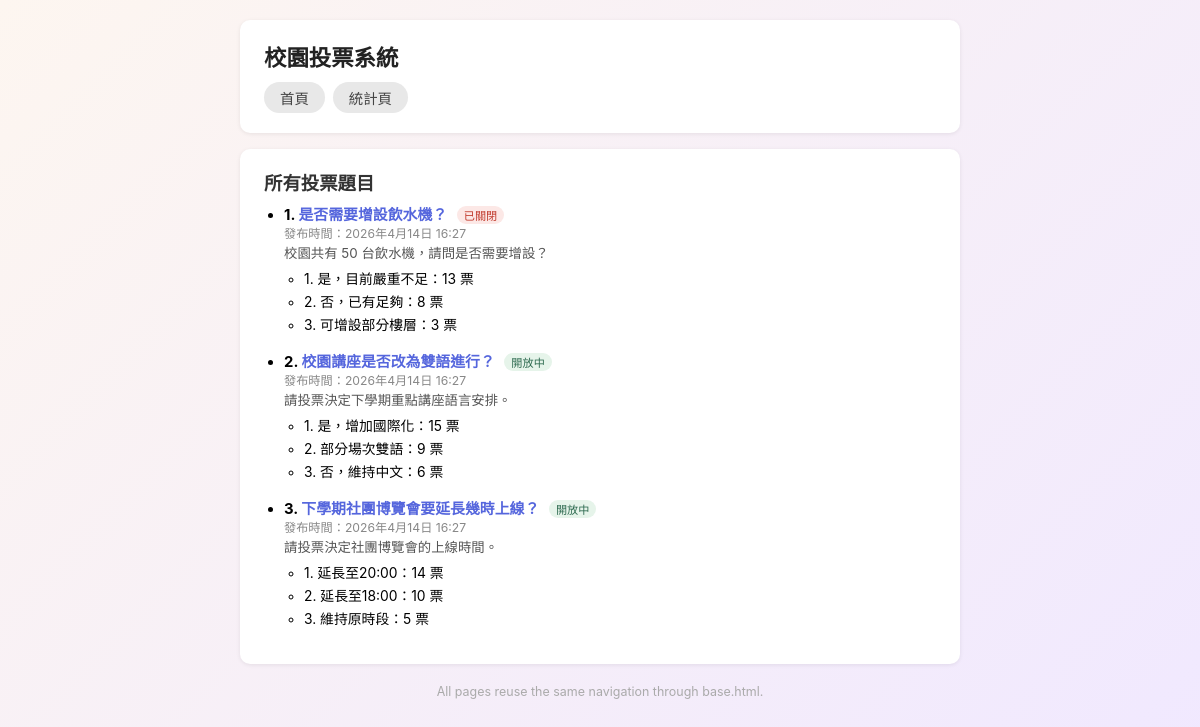
The page / on the database its author committed.
### polls/models.py (models this page shows, shortened)
class Question(models.Model):
    title = models.CharField(max_length=200, verbose_name='題目標題')
    pub_date = models.DateTimeField(verbose_name='發布時間')
    description = models.TextField(verbose_name='題目描述')
    is_open = models.BooleanField(default=True, verbose_name='是否開放')
    class Meta:
        ordering = ['pub_date']
        verbose_name = '投票題目'
        verbose_name_plural = '投票題目'

class Choice(models.Model):
    question = models.ForeignKey(
        Question,
        on_delete=models.CASCADE,
        verbose_name='所屬題目',
    )
    choice_text = models.CharField(max_length=200, verbose_name='選項文字')
    votes = models.IntegerField(default=0, verbose_name='票數')
    class Meta:
        ordering = ['-votes']
        verbose_name = '選項'
        verbose_name_plural = '選項'

### polls/views.py (the view)
# urls.py: path('', views.QuestionListView.as_view(), name='home'),
class QuestionListView(ListView):
    model = Question
    template_name = 'home.html'
    context_object_name = 'questions'
    queryset = Question.objects.all()

### templates/home.html
{% extends "base.html" %}
{% block content %}
<div class="card">
    <h2>所有投票題目</h2>
    <ul>
    {% for question in questions %}
        <li style="margin-bottom:16px;">
            <strong>
                {{ forloop.counter }}.
                <a href="{% url 'polls:question_detail' question.pk %}">{{ question.title }}</a>
            </strong>
            {% if question.is_open %}
                <span class="badge">開放中</span>
            {% else %}
                <span class="badge badge-closed">已關閉</span>
            {% endif %}
            <br>
            <span class="tag">發布時間：{{ question.pub_date }}</span><br>
            <span style="font-size:0.9em; color:#555;">{{ question.description }}</span>
            <ul style="margin-top:6px;">
            {% for choice in question.choice_set.all %}
                <li>{{ forloop.counter }}. {{ choice.choice_text }}：{{ choice.votes }} 票</li>
            {% empty %}
                <li style="color:#aaa;">目前沒有選項。</li>
            {% endfor %}
            </ul>
        </li>
    {% empty %}
        <li style="color:#aaa;">目前沒有任何投票題目。</li>
    {% endfor %}
    </ul>
</div>
{% endblock %}

### templates/base.html (shortened to what this page needs)
<!DOCTYPE html>
<html lang="zh-Hant">
<head>
</head>
<body>
<div class="container">
    <div class="card">
        <h1>校園投票系統</h1>
        <nav>
            <a href="{% url 'polls:home' %}">首頁</a>
            <a href="{% url 'polls:stats' %}">統計頁</a>
        </nav>
    </div>
    {% block content %}{% endblock %}
</div>
<footer>All pages reuse the same navigation through base.html.</footer>
</body>
</html>

### templates/base.html (style rules this page uses)
* { box-sizing: border-box; margin: 0; padding: 0; }
body { font-family: -apple-system, BlinkMacSystemFont, 'Segoe UI', sans-serif; background: linear-gradient(135deg, #fdf6f0 0%, #f0e8ff 100%); min-height: 100vh; padding: 20px; }
.container { max-width: 720px; margin: 0 auto; }
.card { background: #fff; border-radius: 10px; padding: 20px 24px; margin-bottom: 16px; box-shadow: 0 1px 4px rgba(0,0,0,0.08); }
h1 { font-size: 1.4em; color: #222; margin-bottom: 10px; }
h2 { font-size: 1.15em; color: #333; margin-bottom: 8px; }
nav { display: flex; gap: 8px; }
nav a { padding: 5px 16px; background: #e8e8e8; border-radius: 20px; text-decoration: none; color: #444; font-size: 0.9em; }
ul { padding-left: 20px; margin: 6px 0; }
li { margin: 3px 0; font-size: 0.93em; }
.tag { font-size: 0.82em; color: #888; }
.badge { display: inline-block; font-size: 0.75em; padding: 1px 7px; border-radius: 10px; background: #e6f4ea; color: #2d6a4f; margin-left: 6px; }
.badge-closed { background: #fce8e6; color: #c0392b; }
a { color: #5566dd; text-decoration: none; }
footer { text-align: center; font-size: 0.78em; color: #aaa; margin-top: 20px; }

### rows shown on the page
Question: title "是否需要增設飲水機？", is_open "已關閉", pub_date "2026年4月14日 16:27", description "校園共有 50 台飲水機，請問是否需要增設？"
Choice: choice_text "是，目前嚴重不足", votes "13"
Choice: choice_text "否，已有足夠", votes "8"
Choice: choice_text "可增設部分樓層", votes "3"
Question: title "校園講座是否改為雙語進行？", is_open "開放中", pub_date "2026年4月14日 16:27", description "請投票決定下學期重點講座語言安排。"
Choice: choice_text "是，增加國際化", votes "15"
Choice: choice_text "部分場次雙語", votes "9"
Choice: choice_text "否，維持中文", votes "6"
Question: title "下學期社團博覽會要延長幾時上線？", is_open "開放中", pub_date "2026年4月14日 16:27", description "請投票決定社團博覽會的上線時間。"
Choice: choice_text "延長至20:00", votes "14"
Choice: choice_text "延長至18:00", votes "10"
Choice: choice_text "維持原時段", votes "5"
